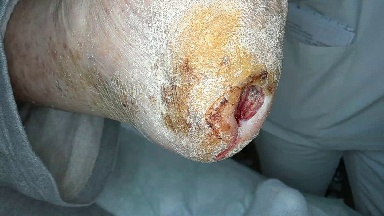
#> input picture benchmark/02_reso_05_sharp/sharp_images/Ferse_3_frame_0001.jpg, 384 x 216 px; its folder holds only this picture in this run
$ python mask_overlay_compare.py
#> lines starting #> are read from the running program, lines starting #| are printed output that depends on the picture; after the words box and inside, x2 and y2 are one past the last pixel; in counts of white or black regions, pixels touching at a corner belong together
"""
Compare two mask folders by overlaying each mask on the corresponding image.

Usage:
  python mask_overlay_compare.py \
    --images_dir C:\path\to\images \
    --mask_dir1 C:\path\to\masks1 \
    --mask_dir2 C:\path\to\masks2

Masks are matched by exact filename.
"""

from __future__ import annotations

from pathlib import Path
from typing import Iterable, Tuple

import cv2
import matplotlib.pyplot as plt
import numpy as np


IMAGE_EXTS = {".jpg", ".jpeg", ".png", ".bmp", ".tif", ".tiff"}


def iter_images(images_dir: Path) -> Iterable[Path]:
    for path in sorted(images_dir.iterdir()):
        if path.is_file() and path.suffix.lower() in IMAGE_EXTS:
            yield path


def load_mask(mask_path: Path) -> np.ndarray | None:
    if not mask_path.exists():
        return None
    mask = cv2.imread(str(mask_path), cv2.IMREAD_GRAYSCALE)
    if mask is None:
        return None
    return mask


def resize_mask_to_image(mask: np.ndarray, image_shape: Tuple[int, int]) -> np.ndarray:
    h, w = image_shape
    if mask.shape[0] == h and mask.shape[1] == w:
        return mask
    return cv2.resize(mask, (w, h), interpolation=cv2.INTER_NEAREST)


def overlay_mask(image_rgb: np.ndarray, mask: np.ndarray, color: Tuple[int, int, int], alpha: float) -> np.ndarray:
    if mask is None:
        return image_rgb.copy()
    overlay = image_rgb.copy()
    mask_bool = mask > 0
    if not np.any(mask_bool):
        return overlay
    color_arr = np.array(color, dtype=np.uint8)
    overlay[mask_bool] = (1.0 - alpha) * overlay[mask_bool] + alpha * color_arr
    return overlay


def compare_overlays(images_dir: Path, mask_dir1: Path, mask_dir2: Path,
                     alpha: float, max_images: int | None) -> None:
#> called with alpha = 0.5
    images = list(iter_images(images_dir))
    if max_images is not None:
        images = images[:max_images]

    if not images:
        print(f"No images found in: {images_dir}")
        return

    for img_path in images:
        image_bgr = cv2.imread(str(img_path), cv2.IMREAD_COLOR)
#> image_bgr is the input picture: shape (216, 384, 3); mean B, G, R 116.6, 119.6, 113.6
        if image_bgr is None:
            print(f"Skipping unreadable image: {img_path}")
            continue

        image_rgb = cv2.cvtColor(image_bgr, cv2.COLOR_BGR2RGB)
        h, w = image_rgb.shape[:2]
#> h = 216; w = 384

        mask1_path = mask_dir1 / img_path.name
        mask2_path = mask_dir2 / img_path.name

        mask1 = load_mask(mask1_path)
#> in load_mask, `mask = cv2.imread(str(mask_path), cv2.IMREAD_GRAYSCALE)`:
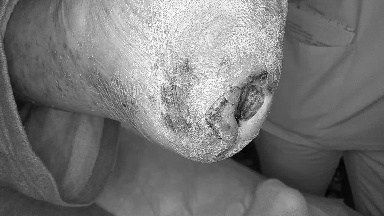
#> mask: shape (216, 384); min 0, max 255, mean 117.5
        mask2 = load_mask(mask2_path)

        if mask1 is None or mask2 is None:
            print(f"Skipping {img_path.name}: missing mask in one folder")
            continue

        mask1 = resize_mask_to_image(mask1, (h, w))
        mask2 = resize_mask_to_image(mask2, (h, w))

        overlay1 = overlay_mask(image_rgb, mask1, color=(255, 0, 0), alpha=alpha)
#> in overlay_mask, `mask_bool = mask > 0`:
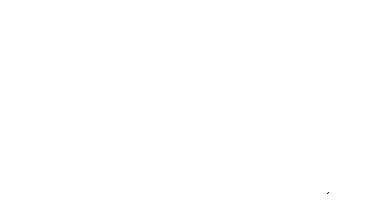
#> mask_bool: shape (216, 384) bool; 100% white; black in thin lines or dots, all inside (x1, y1, x2, y2) = (327, 192, 329, 194)
#> in overlay_mask, `overlay[mask_bool] = (1.0 - alpha) * overlay[mask_bool] + alpha * colo..`:
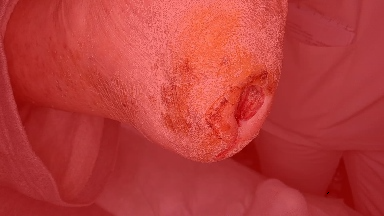
#> overlay: shape (216, 384, 3); mean R, G, B 184, 59.6, 58
        overlay2 = overlay_mask(image_rgb, mask2, color=(0, 255, 0), alpha=alpha)
#> call 2 of overlay_mask, with color = (0, 255, 0), alpha = 0.5
#> in overlay_mask (call 2), `overlay[mask_bool] = (1.0 - alpha) * overlay[mask_bool] + alpha * colo..`:
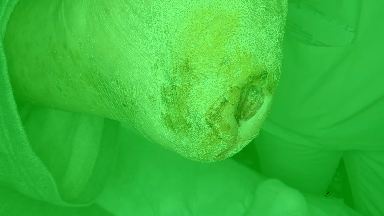
#> overlay: shape (216, 384, 3); mean R, G, B 56.5, 187, 58

        fig, axes = plt.subplots(1, 2, figsize=(12, 6))
        axes[0].imshow(overlay1)
        axes[0].set_title(f"Mask 1: {img_path.name}")
        axes[0].axis("off")

        axes[1].imshow(overlay2)
        axes[1].set_title(f"Mask 2: {img_path.name}")
        axes[1].axis("off")

        plt.tight_layout()
        plt.show()


def main() -> None:
    images_dir = Path(r"C:\Users\Reich\LocalCoding\COLMAP_Pipline\Experiments\test\sharp_images")
    mask_dir1 = Path(r"C:\Users\Reich\LocalCoding\COLMAP_Pipline\Experiments\test\mask_wound_only_undistorted\_colmap_mask_input")
    mask_dir2 = Path(r"C:\Users\Reich\LocalCoding\COLMAP_Pipline\Experiments\test\mask_wound_only_undistorted\images")
    alpha = 0.5
    max_images = None
    compare_overlays(
        images_dir=images_dir,
        mask_dir1=mask_dir1,
        mask_dir2=mask_dir2,
        alpha=alpha,
        max_images=max_images,
    )


if __name__ == "__main__":
    main()
